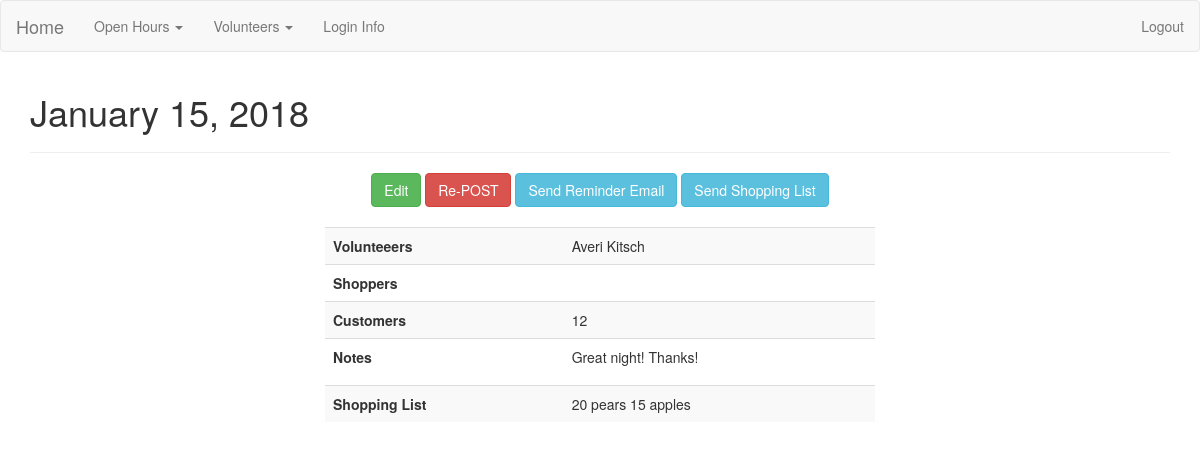
/openhours/2 (signed in), run on the app's committed database.
### app/models.py (models this page shows, shortened)
class Openhour(db.Model):
    id = db.Column(db.Integer(), primary_key=True)
    date = db.Column(db.DateTime(), unique=True)
    posted = db.Column(db.Boolean)
    volunteers = db.relationship('Volunteer', secondary=openhour_volunteers, backref='openhourvols', lazy='dynamic')
    shoppers = db.relationship('Volunteer', secondary=openhour_shoppers, backref='openhourshoppers', lazy='dynamic' )
    notes = db.relationship('Note', backref='openhournotes', lazy=True)

class Volunteer(db.Model):
    id = db.Column(db.Integer(), primary_key=True)
    name = db.Column(db.String(100), unique=True)
    role = db.Column(db.String(50))
    email = db.Column(db.String(255), nullable=False)
    active = db.Column(db.Boolean)
    openhours = db.relationship('Openhour', secondary=openhour_volunteers, backref='ohvolunteers', lazy='subquery')
    openhour_shoppers = db.relationship('Openhour', secondary=openhour_shoppers, backref='ohshoppers', lazy='subquery')
    notes = db.relationship('Note', backref='openhour', lazy=True)

class Note(db.Model):
    id=db.Column(db.Integer(), primary_key=True)
    openhour_id = db.Column(db.Integer, db.ForeignKey('openhour.id'), nullable=False)
    author = db.Column(db.Integer(), db.ForeignKey('volunteer.id'))
    customers = db.Column(db.Integer())
    body = db.Column(db.Text())
    shopping = db.Column(db.Text())

### app/openhours/views.py (the view)
@openhours_blueprint.route('/<string:id>')
@admin_logged_in
def show_openhour(id):
    openhour = Openhour.query.get(id)
    if openhour.notes:
        notes = openhour.notes[0]
    else:
        notes = False
    return render_template('openhour.html', openhour=openhour, notes=notes)

### app/login_helpers.py (called while the page is built)
def admin_logged_in(f):
    @wraps(f)
    def wrap(*args, **kwargs):
        if 'user' in session and session['user']=='admin':
            return f(*args, **kwargs)
        else:
            flash('You must have admin privileges to complete this action', 'danger')
            return redirect(url_for('index'))
    return wrap

### app/openhours/templates/openhour.html (shortened to what this page needs)
{% extends 'layout.html' %}
{% block body %}
  <h1>{{ openhour.date.strftime('%B %d, %Y') }}</h1>
  <hr>
    <div class="form">
      <div class="menu-center">
        <a class="btn btn-success" href="{{openhour.id}}/edit">Edit</a>
        {% if openhour.posted == False %}
          <a class="btn btn-info" href="{{openhour.id}}/post">POST</a>
        {% else %}
          <a class="btn btn-danger" href="{{openhour.id}}/post">Re-POST</a>
        {% endif %}
        <a class="btn btn-info" href="{{openhour.id}}/reminder_email">Send Reminder Email</a>
        <a class="btn btn-info" href="{{openhour.id}}/shopping_email">Send Shopping List</a>
      </div>
      <table class="table table-striped">
        <tr>
          <th>
            Volunteeers
          </th>
          <td>
            {% for volunteer in openhour.volunteers %}
              {{volunteer.name}}{{ "," if not loop.last }}
            {% endfor %}
          </td>
        </tr>
        <tr>
          <th>
            Shoppers
          </th>
          <td>
          </td>
        </tr>
        {% if openhour.notes %}
          <tr>
            <th>
              Customers
            </th>
            <td>
              {{ notes.customers }}
            </td>
          </tr>
          <tr>
            <th>
              Notes
            </th>
            <td>{{ notes.body | safe }}</td>
          </tr>
          <tr>
            <th>
              Shopping List
            </th>
            <td>{{ notes.shopping | safe }}</td>
          </tr>
          {% endif %}
      </table>
    {% endblock %}

### app/static/css/style.css (style rules this page uses)
.form { max-width: 550px; margin: 0 auto; }
.menu-center { text-align: center; }
.menu-center .btn { margin-bottom: 20px; }

### data on the page
Openhour: date "January 15, 2018"
Volunteer: name "Averi Kitsch"
Note: customers "12", body "Great night! Thanks!", shopping "20 pears 15 apples"
